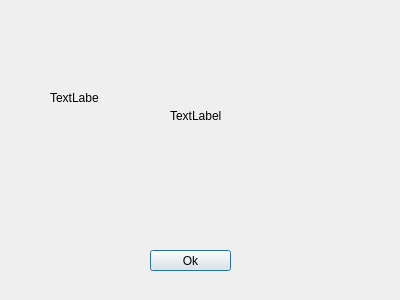
<?xml version="1.0" encoding="UTF-8"?>
<ui version="4.0">
 <class>Dialog</class>
 <widget class="QDialog" name="Dialog">
  <property name="geometry">
   <rect>
    <x>0</x>
    <y>0</y>
    <width>400</width>
    <height>300</height>
   </rect>
  </property>
  <property name="windowTitle">
   <string>Dialog</string>
  </property>
  <widget class="QPushButton" name="pushButton">
   <property name="geometry">
    <rect>
     <x>150</x>
     <y>250</y>
     <width>81</width>
     <height>21</height>
    </rect>
   </property>
   <property name="text">
    <string>Ok</string>
   </property>
  </widget>
  <widget class="QLabel" name="Warning">
   <property name="geometry">
    <rect>
     <x>170</x>
     <y>70</y>
     <width>131</width>
     <height>91</height>
    </rect>
   </property>
   <property name="text">
    <string>TextLabel</string>
   </property>
  </widget>
  <widget class="QLabel" name="label">
   <property name="geometry">
    <rect>
     <x>50</x>
     <y>90</y>
     <width>49</width>
     <height>16</height>
    </rect>
   </property>
   <property name="text">
    <string>TextLabel</string>
   </property>
  </widget>
 </widget>
 <resources/>
 <connections/>
</ui>
